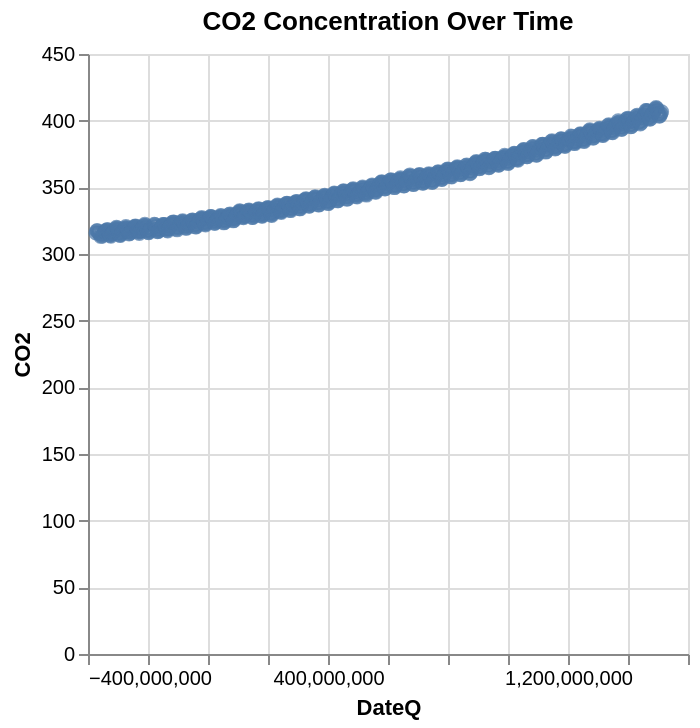

This figure's notebook cell:
### Code cell
# Plot x=Date and y=CO2 both as quantitative using Altair
chart = alt.Chart(df).mark_point().encode(
    x='DateQ:Q',
    y='CO2:Q'
).properties(
    title='CO2 Concentration Over Time'
)
chart.show()

### Figure 1 — Vega-Lite specification as saved in the notebook (floating-point values rounded to 4 significant figures; data arrays with more than 128 entries replaced by an {"elided": "..."} marker saying what was removed)
{"config": {"view": {"continuousWidth": 300, "continuousHeight": 300}}, "data": {"name": "data-f7d261f17ce26b7df2d1edc53d93b2da"}, "mark": {"type": "point"}, "encoding": {"x": {"field": "DateQ", "type": "quantitative"}, "y": {"field": "CO2", "type": "quantitative"}}, "title": "CO2 Concentration Over Time", "$schema": "https://vega.github.io/schema/vega-lite/v5.20.1.json", "datasets": {"data-f7d261f17ce26b7df2d1edc53d93b2da": {"elided": "713 records"}}}
